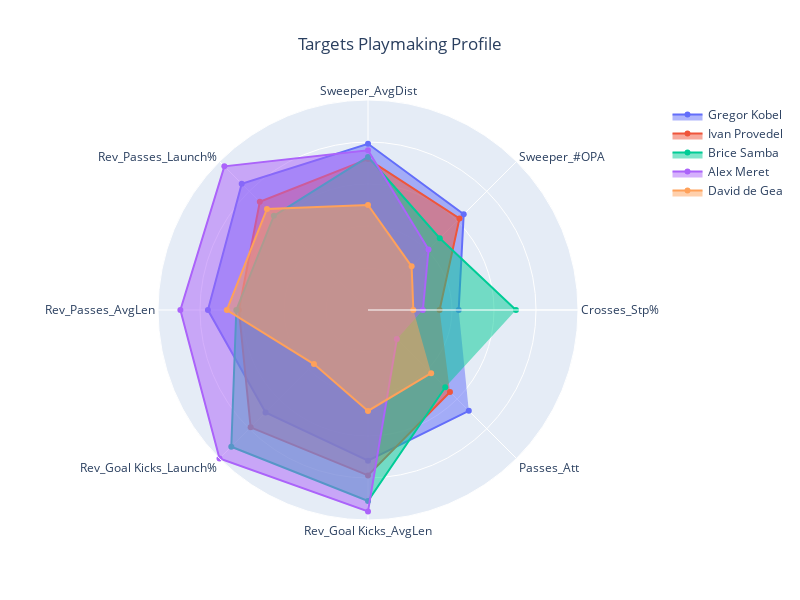

Write notebook code for a chart like this one.
### Code cell
fig = utils.plot_radar(player_dict=targets_dict, categories=final_metrics, title='Targets Playmaking Profile', value='Statistics')

### Figure 1 — Plotly figure (JSON) as saved in the notebook; plotly's stock layout.template omitted (floating-point values rounded to 4 significant figures)
{"data": [{"fill": "toself", "name": "Gregor Kobel", "r": [0.4318, 0.6445, 0.7917, 0.8505, 0.7623, 0.6898, 0.7178, 0.6787], "theta": ["Crosses_Stp%", "Sweeper_#OPA", "Sweeper_AvgDist", "Rev_Passes_Launch%", "Rev_Passes_AvgLen", "Rev_Goal Kicks_Launch%", "Rev_Goal Kicks_AvgLen", "Passes_Att"], "type": "scatterpolar"}, {"fill": "toself", "name": "Ivan Provedel", "r": [0.3409, 0.6161, 0.7188, 0.7285, 0.6148, 0.7904, 0.7878, 0.552], "theta": ["Crosses_Stp%", "Sweeper_#OPA", "Sweeper_AvgDist", "Rev_Passes_Launch%", "Rev_Passes_AvgLen", "Rev_Goal Kicks_Launch%", "Rev_Goal Kicks_AvgLen", "Passes_Att"], "type": "scatterpolar"}, {"fill": "toself", "name": "Brice Samba", "r": [0.7045, 0.4834, 0.7292, 0.634, 0.627, 0.9207, 0.9097, 0.5204], "theta": ["Crosses_Stp%", "Sweeper_#OPA", "Sweeper_AvgDist", "Rev_Passes_Launch%", "Rev_Passes_AvgLen", "Rev_Goal Kicks_Launch%", "Rev_Goal Kicks_AvgLen", "Passes_Att"], "type": "scatterpolar"}, {"fill": "toself", "name": "Alex Meret", "r": [0.2614, 0.4076, 0.7604, 0.9674, 0.8934, 1, 0.9594, 0.1946], "theta": ["Crosses_Stp%", "Sweeper_#OPA", "Sweeper_AvgDist", "Rev_Passes_Launch%", "Rev_Passes_AvgLen", "Rev_Goal Kicks_Launch%", "Rev_Goal Kicks_AvgLen", "Passes_Att"], "type": "scatterpolar"}, {"fill": "toself", "name": "David de Gea", "r": [0.2159, 0.2938, 0.5, 0.6804, 0.6721, 0.364, 0.4808, 0.4253], "theta": ["Crosses_Stp%", "Sweeper_#OPA", "Sweeper_AvgDist", "Rev_Passes_Launch%", "Rev_Passes_AvgLen", "Rev_Goal Kicks_Launch%", "Rev_Goal Kicks_AvgLen", "Passes_Att"], "type": "scatterpolar"}], "layout": {"height": 600, "polar": {"radialaxis": {"range": [0, 1], "showticklabels": false, "visible": true}}, "showlegend": true, "title": {"text": "Targets Playmaking Profile", "x": 0.5}, "width": 800}}
